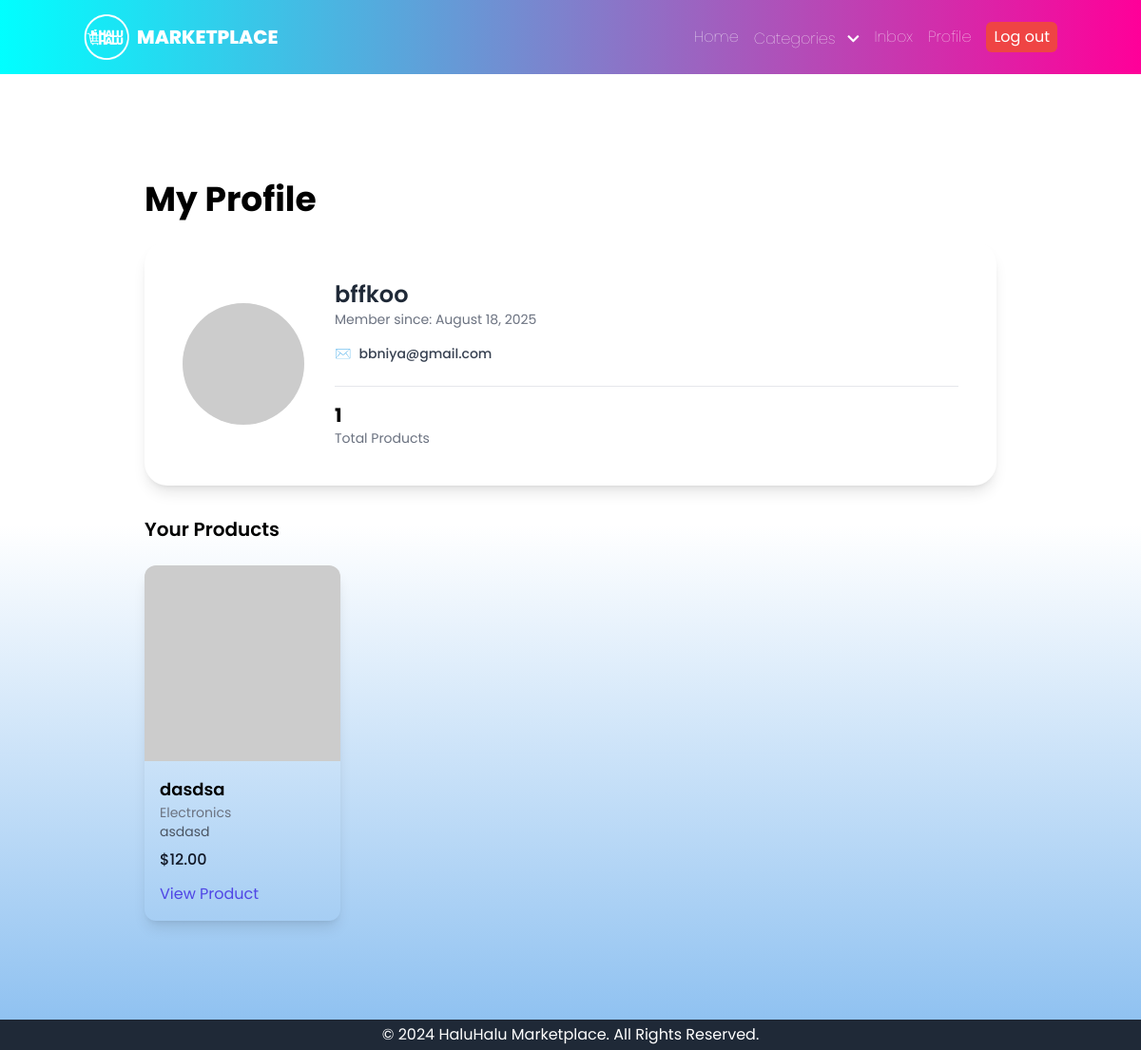
/profile/ (signed in), run on an earlier commit of the app's database.
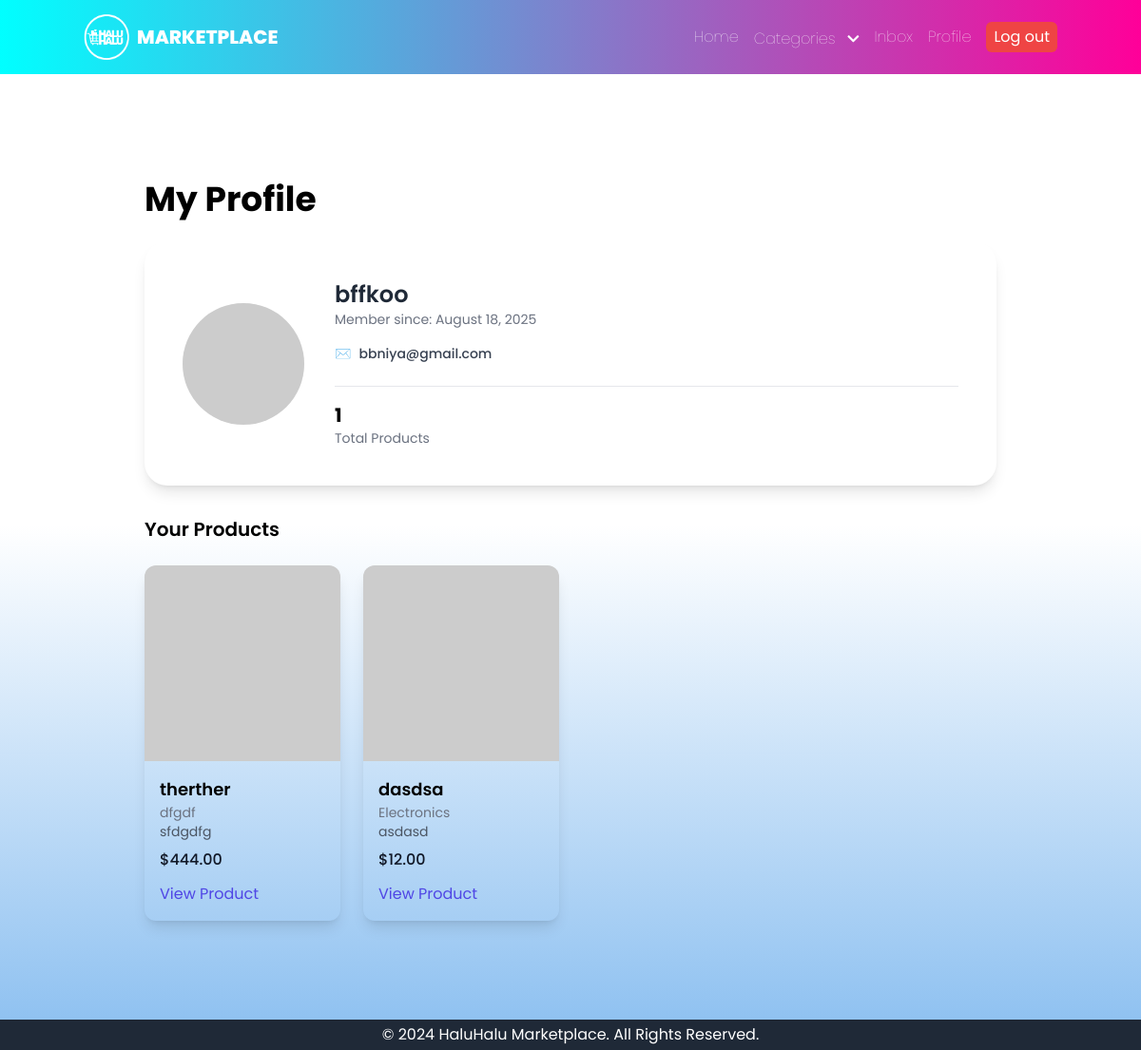
And on a later commit of the database.
### core/models.py (models this page shows, shortened)
class CustomUser(AbstractUser):
    profile_pic = models.ImageField(upload_to='profile_pics', null=True, blank=True)

class Product(models.Model):
    title = models.CharField(max_length=255)
    description = models.TextField()
    price = models.DecimalField(max_digits=10, decimal_places=2)
    category = models.CharField(max_length=100)
    image = models.ImageField(upload_to='product_images/', blank=True, null=True)
    is_sold = models.BooleanField(default=False)
    seller = models.ForeignKey(settings.AUTH_USER_MODEL, on_delete=models.CASCADE, related_name='products')
    posted_at = models.DateTimeField(auto_now_add=True)
    is_public = models.BooleanField(default=True)
    class Meta:
        ordering = ['-posted_at']
    def get_absolute_url(self):
        return reverse('product_detail', kwargs={'pk': self.pk})

### core/views.py (the view)
# urls.py: path('profile/', views.profile_view, name='profile'),
@login_required
def profile_view(request):
    user = request.user  # Get the logged-in user
    products = Product.objects.filter(seller=user, is_public=True, is_sold=False)
    return render(request, 'main/profile.html', {'user': user, 'products': products})

### core/context_processors.py (called while the page is built)
def categories_processor(request):
    unique_categories = Product.objects.values_list('category', flat=True).distinct().order_by('category')
    return {'categories': unique_categories}

### core/templates/main/profile.html (shortened to what this page needs)
{% extends 'main/../base.html' %}
{% block content %}
    <script src="https://cdn.tailwindcss.com"></script>
    <div class="max-w-7xl mx-auto p-6 md:p-10">
        <h1 class="text-3xl md:text-4xl font-bold mb-6 mt-10">My Profile</h1>
        <div class="bg-white p-6 md:p-10 rounded-3xl shadow-lg mb-8">
            <div class="flex flex-col lg:flex-row items-start lg:items-center space-y-6 lg:space-y-0 lg:space-x-8">
                <div class="flex-shrink-0 relative group">
                    {% if user.profile_picture %}
                        <img src="{{ user.profile_picture.url }}" alt="Profile Picture" class="rounded-full w-28 h-28 lg:w-32 lg:h-32 object-cover shadow-inner transition-opacity duration-300">
                    {% else %}
                        <img src="https://placehold.co/120x120/E5E7EB/4B5563?text=Profile" alt="No profile picture" class="rounded-full w-28 h-28 lg:w-32 lg:h-32 object-cover shadow-inner transition-opacity duration-300">
                    {% endif %}
                </div>
                <div class="flex-grow">
                    <div class="flex items-center justify-between mb-4">
                        <div>
                            <h2 class="text-xl md:text-2xl font-semibold text-gray-800">{{ user.username }}</h2>
                            <p class="text-sm text-gray-500">Member since: {{ user.date_joined|date:"F j, Y" }}</p>
                        </div>
                    </div>
                    <div class="grid grid-cols-1 md:grid-cols-2 gap-y-2 mb-6 text-sm text-gray-700">
                        <div class="flex items-center space-x-2">
                            <span class="text-gray-400">✉️</span>
                            <span class="font-medium">{{ user.email }}</span>
                        </div>
                    </div>
                    <div class="grid grid-cols-3 gap-4 border-t pt-4 border-gray-200">
                        <div>
                            <h3 class="text-lg md:text-xl font-bold">1</h3>
                            <p class="text-sm text-gray-500">Total Products</p>
                        </div>
                    </div>
                </div>
            </div>
        </div>
        <div class="mt-8">
            <h3 class="text-xl font-semibold">Your Products</h3>
            <div class="grid grid-cols-1 sm:grid-cols-2 md:grid-cols-3 lg:grid-cols-4 gap-6 mt-6">
                {% for product in products %}
                    <div class="bg-white-200 rounded-xl shadow-lg overflow-hidden transform transition-transform duration-300 hover:scale-105">
                        {% if product.image %}
                            <img src="{{ product.image.url }}" alt="{{ product.title }}" class="w-full h-auto">
                        {% else %}
                            <img src="https://via.placeholder.com/150" alt="No Image Available" class="w-full h-auto">
                        {% endif %}
                        <div class="p-4">
                            <h3 class="font-semibold text-lg">{{ product.title }}</h3>
                            <p class="text-sm text-gray-500">{{ product.category }}</p>
                            <p class="text-sm text-gray-600">{{ product.description|truncatewords:20 }}</p>
                            <div class="flex items-center justify-between mt-2">
                                <div>
                                    <p class="font-medium text-gray-900">${{ product.price }}</p>
                                </div>
                            </div>
                            <div class="mt-3">
                                <a href="{{ product.get_absolute_url }}" class="text-indigo-600 hover:text-indigo-700">View Product</a>
                            </div>
                        </div>
                    </div>
                {% empty %}
                    <div class="col-12 text-center py-5">
                        <p class="text-muted">No products found.</p>
                    </div>
                {% endfor %}
            </div>
        </div>
    </div>
{% endblock %}

### core/templates/base.html (shortened to what this page needs)
<!DOCTYPE html>
<html lang="en">
<head>
    <script src="https://cdn.tailwindcss.com"></script>
    <link rel="stylesheet" href="https://cdnjs.cloudflare.com/ajax/libs/font-awesome/5.15.3/css/all.min.css">
</head>
<body class="bg-gray-100 flex flex-col min-h-screen">
    <nav class="navbar navbar-expand-lg navbar-dark">
        <div class="container mx-auto px-0 py-0 flex justify-between items-center">
            <a href="{% url 'base' %}" class="flex items-center space-x-2 hover-grow">
                <img src="/static/images/logo_white.png" alt=" " class="h-12 w-auto">
                <span class="font-extrabold text-xl">MARKETPLACE</span>
            </a>
            <div class="flex items-center space-x-4">
                <a href="{% url 'product_list' %}" class="text-white text-base font-thin hover:text-gray-300 transition duration-200">Home</a>
                <div class="relative group">
                    <button class="text-white text-base font-thin hover:text-gray-300 transition duration-200 focus:outline-none">
                        Categories
                        <i class="fas fa-chevron-down ml-2 text-sm transition-transform duration-200 group-hover:rotate-180"></i>
                    </button>
                </div>
                {% if user.is_authenticated %}
                    <a href="{% url 'inbox' %}" class="text-white text-base font-thin hover:text-gray-300 transition duration-200">Inbox</a>
                    <a href="{% url 'profile' %}" class="text-white text-base font-thin hover:text-gray-300 transition duration-200">Profile</a>
                    <a href="{% url 'logout' %}" class="px-2 py-1 bg-red-500 text-white text-base rounded-md hover:bg-red-600 transition duration-200">Log out</a>
                {% else %}
                    <a href="{% url 'signup' %}" class="text-white text-base font-thin hover:text-gray-300 transition duration-200">Sign Up</a>
                    <a href="{% url 'login' %}" class="px-2 py-1 bg-blue-500 text-white text-base rounded-md hover:bg-blue-600 transition duration-200">Login</a>
                {% endif %}
            </div>
        </div>
    </nav>
    <main class="container mx-auto px-6 py-8 flex-grow">
        {% block content %}{% endblock %}
    </main>
    <footer class="bg-gray-800 text-white px-4 py-1 text-center mt-8">
        <p>&copy; 2024 HaluHalu Marketplace. All Rights Reserved.</p>
    </footer>
</body>
</html>

### core/templates/base.html (style rules this page uses)
body { font-family: 'Poppins', sans-serif; }
.navbar { background: linear-gradient(to right, #00ffff, #ff0099); padding: 15px 20px; color: white; font-size: 18px; }
.hover-grow { display: inline-block; transition: transform 0.2s ease; }

### core/templates/main/profile.html (style rules this page uses)
body { font-family: 'Poppins', sans-serif; background: linear-gradient(to top, #89bef0, #ffffff 50%); }

What changed in the data, as far as the page shows it:
added Product: title "therther", category "dfgdf", description "sfdgdfg", price "444.00"
